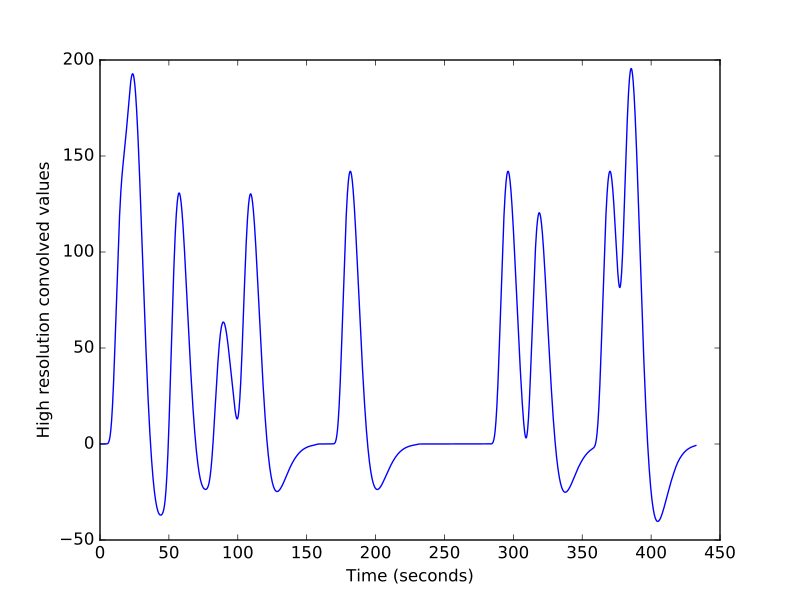

Source code (Python):
high_res_hemo = np.convolve(high_res_neural, hrf_at_hr)
# Drop tail from convolution
high_res_hemo = high_res_hemo[:len(high_res_neural)]
plt.plot(high_res_times, high_res_hemo)
# [...]
plt.xlabel('Time (seconds)')
# <...>
plt.ylabel('High resolution convolved values')
# <...>
len(high_res_times)
# 17300
